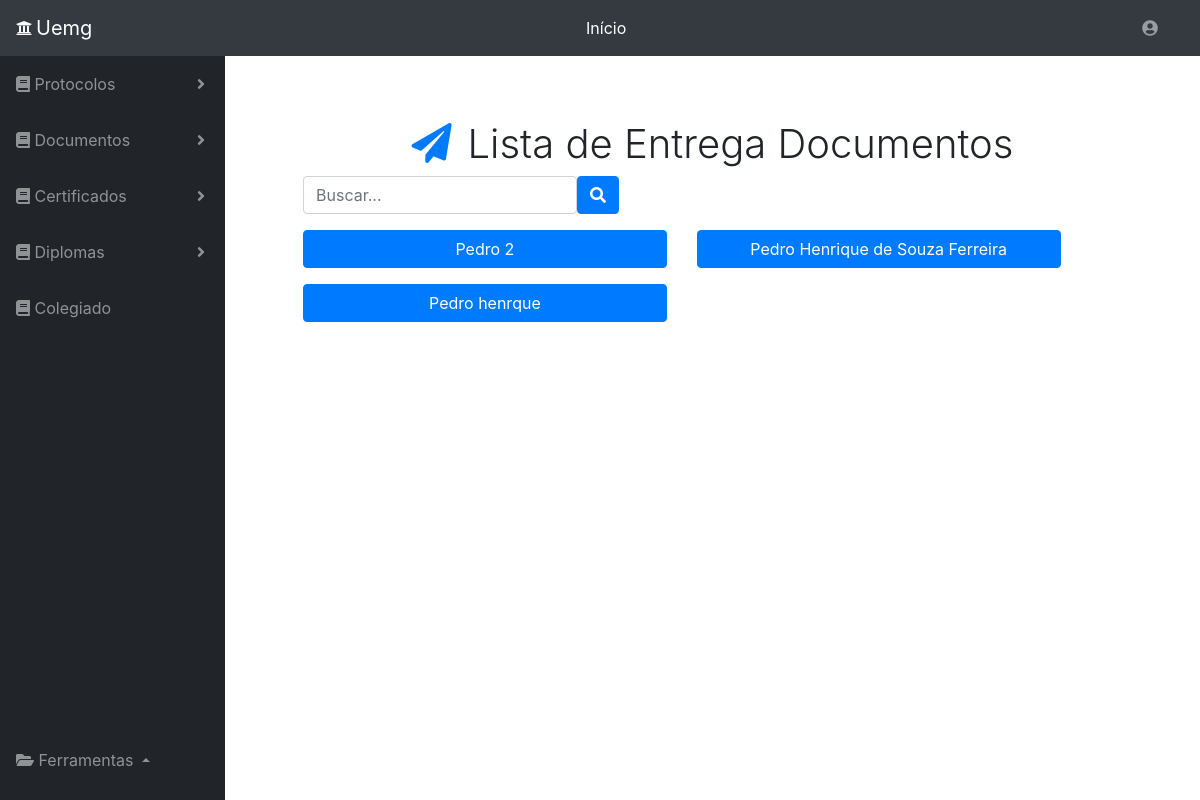
The app's page /verficaentregaproto.php, older data.
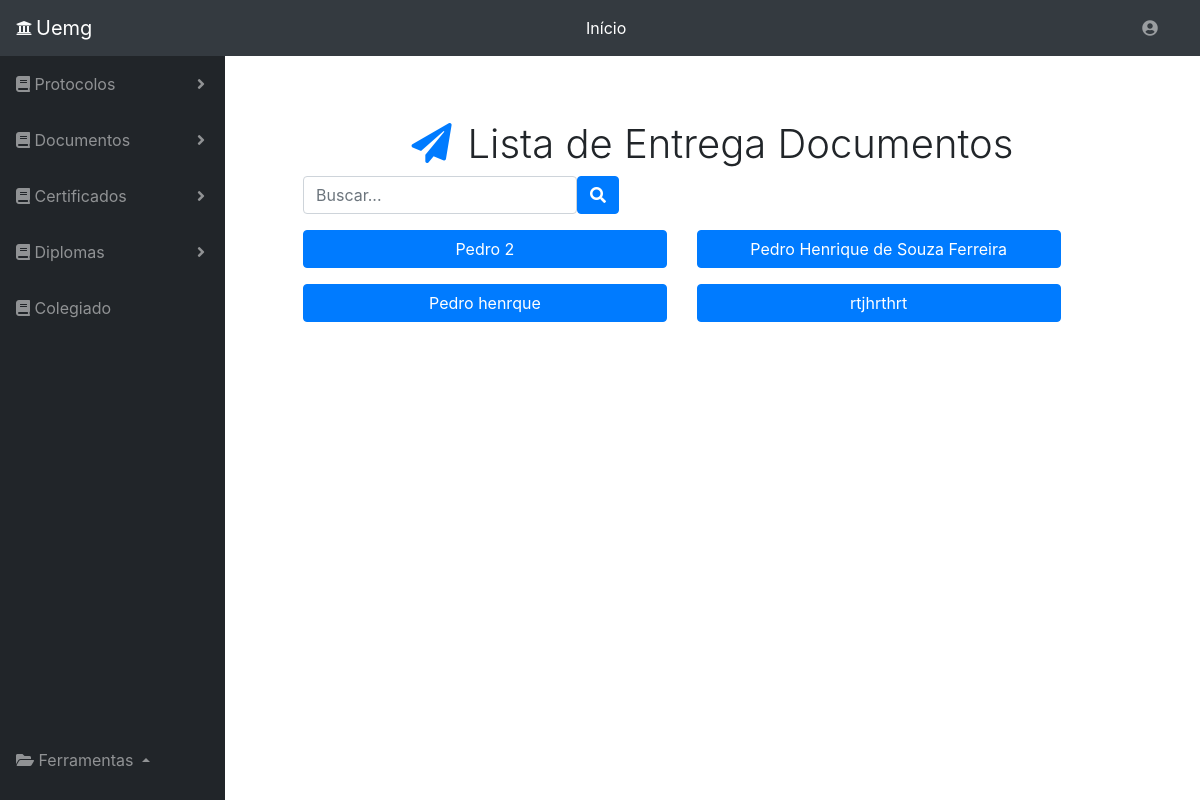
The same page, newer data.
### tables this page shows
CREATE TABLE `addentregaprotocolos` (
  `id` int(11) NOT NULL,
  `numproto` varchar(20) NOT NULL,
  `nome` varchar(255) NOT NULL,
  `atendente` varchar(255) NOT NULL,
  `curso` varchar(255) NOT NULL,
  `periodo` varchar(255) NOT NULL,
  `data` date NOT NULL,
  `dataretirada` date NOT NULL,
  `entregue` varchar(255) NOT NULL,
  `descricao` varchar(300) NOT NULL,
  `observacao` varchar(255) NOT NULL,
  `dae` varchar(255) NOT NULL,
  `encaminhamento` varchar(255) NOT NULL,
  `vencimento` varchar(250) NOT NULL,
  `datavencimento` date NOT NULL,
  `status` tinyint(1) NOT NULL
);

### verficaentregaproto.php (the view, shortened to what this page needs)
<!DOCTYPE html>
<head>
    <link rel="stylesheet" href="https://stackpath.bootstrapcdn.com/bootstrap/4.1.3/css/bootstrap.min.css">
    <link rel="stylesheet" type="text/css" media="screen" href="menu.css" />
    <link rel="stylesheet" href="https://use.fontawesome.com/releases/v5.5.0/css/all.css">
</head>
<body id="page-top">
    <nav class="navbar navbar-expand navbar-dark bg-dark static-top">
      <i class="fas fa-university text-light mr-1"></i>
      <a class="navbar-brand mr-1" href="menu.php">Uemg</a>
       <form class="d-none d-md-inline-block form-inline ml-auto mr-0 mr-md-3 my-2 my-md-0">
        <ul class="navbar-nav ml-auto ml-md-0">
            <li class="nav-item dropdown no-arrow">
              <a class="nav-link dropdown-toggle text-white" href="menu.php" id="userDropdown" role="button" >
                Início
              </a>
            </li>
        </ul>
       </form>
      <form class="d-none d-md-inline-block form-inline ml-auto mr-0 mr-md-3 my-2 my-md-0">
        <ul class="navbar-nav ml-auto ml-md-0">
          <li class="nav-item dropdown no-arrow">
            <a class="nav-link dropdown-toggle" href="#" id="userDropdown" role="button" data-toggle="dropdown" aria-haspopup="true" aria-expanded="false">
               <i class="fas fa-user-circle fa-fw"></i>
             </a>
         </li>
        </ul>
      </form>
    </nav>
    <div id="wrapper">
      <?php include_once 'side_bar.php';?>
  <div id="content-wrapper">
        <div class="container-fluid">
          <div class="col-12 text-center my-5">
                               <h1 style="font-weight: 330;"><i class="fa fa-paper-plane text-primary mr-3" aria-hidden="true" ></i>Lista de Entrega Documentos</h1>
           <div class="row">
            <div class="col-12  ">
                <form class="form-inline mb-3 "  >
                  <input class="form-control ml-5" type="search" placeholder="Buscar..." id="buscanome"  onkeyup="buscarDocumentos(this.value)">
                  <button class="btn btn-primary" type="submit"><i class="fas fa-search"></i></button>
                </form>
                <div class ="row" id="resultadoDocs">
                <?php
                        $servername = "127.0.0.1";
                        $database = "protocolos";
                        $username = "root";
                        $password = "";
                          $conn = mysqli_connect($servername, $username, $password, $database);
                          $sql = "SELECT * FROM addentregaprotocolos ORDER BY nome ASC";
                          $consulta = mysqli_query($conn, $sql);
                          while( $dados = mysqli_fetch_assoc($consulta)){
                              ?>
                              <form action="post" class= "col-5">
                                  <button type="submit" class="btn btn-primary ml-5 mb-3" formaction="verentregaproto.php" style="width: 100%;"><?php echo $dados['nome']; ?></button>
                              </form>
                        <?php } ?>
                      </div>
                    </div>
              </div>
          </div>
      </div>
  </body>
</html>

Row changes from the older to the newer data that the page shows:
added addentregaprotocolos: nome "rtjhrthrt"
